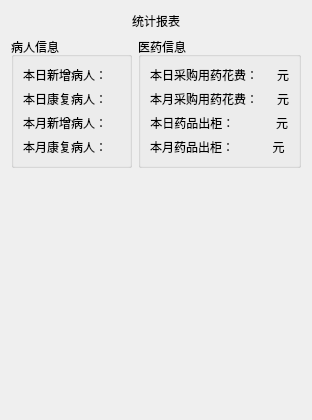
        <widget class="QWidget" name="page_6">
         <layout class="QVBoxLayout" name="verticalLayout_33">
          <item>
           <layout class="QHBoxLayout" name="horizontalLayout_36">
            <item>
             <spacer name="horizontalSpacer_17">
              <property name="orientation">
               <enum>Qt::Horizontal</enum>
              </property>
              <property name="sizeHint" stdset="0">
               <size>
                <width>40</width>
                <height>20</height>
               </size>
              </property>
             </spacer>
            </item>
            <item>
             <widget class="QLabel" name="label_19">
              <property name="text">
               <string>统计报表</string>
              </property>
             </widget>
            </item>
            <item>
             <spacer name="horizontalSpacer_18">
              <property name="orientation">
               <enum>Qt::Horizontal</enum>
              </property>
              <property name="sizeHint" stdset="0">
               <size>
                <width>40</width>
                <height>20</height>
               </size>
              </property>
             </spacer>
            </item>
           </layout>
          </item>
          <item>
           <layout class="QHBoxLayout" name="horizontalLayout_44">
            <item>
             <widget class="QGroupBox" name="groupBox_3">
              <property name="title">
               <string>病人信息</string>
              </property>
              <layout class="QVBoxLayout" name="verticalLayout_31">
               <item>
                <layout class="QHBoxLayout" name="horizontalLayout_37">
                 <item>
                  <widget class="QLabel" name="label_20">
                   <property name="text">
                    <string>本日新增病人：</string>
                   </property>
                   <property name="alignment">
                    <set>Qt::AlignCenter</set>
                   </property>
                  </widget>
                 </item>
                 <item>
                  <widget class="QLabel" name="todayInNum_LB">
                   <property name="text">
                    <string/>
                   </property>
                   <property name="alignment">
                    <set>Qt::AlignCenter</set>
                   </property>
                  </widget>
                 </item>
                </layout>
               </item>
               <item>
                <layout class="QHBoxLayout" name="horizontalLayout_38">
                 <item>
                  <widget class="QLabel" name="label_22">
                   <property name="text">
                    <string>本日康复病人：</string>
                   </property>
                   <property name="alignment">
                    <set>Qt::AlignCenter</set>
                   </property>
                  </widget>
                 </item>
                 <item>
                  <widget class="QLabel" name="todayOutNum_LB">
                   <property name="text">
                    <string/>
                   </property>
                   <property name="alignment">
                    <set>Qt::AlignCenter</set>
                   </property>
                  </widget>
                 </item>
                </layout>
               </item>
               <item>
                <layout class="QHBoxLayout" name="horizontalLayout_39">
                 <item>
                  <widget class="QLabel" name="label_24">
                   <property name="text">
                    <string>本月新增病人：</string>
                   </property>
                   <property name="alignment">
                    <set>Qt::AlignCenter</set>
                   </property>
                  </widget>
                 </item>
                 <item>
                  <widget class="QLabel" name="monthInNum_LB">
                   <property name="text">
                    <string/>
                   </property>
                   <property name="alignment">
                    <set>Qt::AlignCenter</set>
                   </property>
                  </widget>
                 </item>
                </layout>
               </item>
               <item>
                <layout class="QHBoxLayout" name="horizontalLayout_40">
                 <item>
                  <widget class="QLabel" name="label_26">
                   <property name="text">
                    <string>本月康复病人：</string>
                   </property>
                   <property name="alignment">
                    <set>Qt::AlignCenter</set>
                   </property>
                  </widget>
                 </item>
                 <item>
                  <widget class="QLabel" name="monthOutNum_LB">
                   <property name="text">
                    <string/>
                   </property>
                   <property name="alignment">
                    <set>Qt::AlignCenter</set>
                   </property>
                  </widget>
                 </item>
                </layout>
               </item>
              </layout>
             </widget>
            </item>
            <item>
             <widget class="QGroupBox" name="groupBox_4">
              <property name="title">
               <string>医药信息</string>
              </property>
              <layout class="QVBoxLayout" name="verticalLayout_32">
               <item>
                <layout class="QHBoxLayout" name="horizontalLayout_42">
                 <item>
                  <widget class="QLabel" name="label_31">
                   <property name="text">
                    <string>本日采购用药花费：</string>
                   </property>
                   <property name="alignment">
                    <set>Qt::AlignCenter</set>
                   </property>
                  </widget>
                 </item>
                 <item>
                  <widget class="QLabel" name="todayMedicineInCost_LB">
                   <property name="text">
                    <string/>
                   </property>
                   <property name="alignment">
                    <set>Qt::AlignCenter</set>
                   </property>
                  </widget>
                 </item>
                 <item>
                  <widget class="QLabel" name="label_33">
                   <property name="text">
                    <string>元</string>
                   </property>
                   <property name="alignment">
                    <set>Qt::AlignCenter</set>
                   </property>
                  </widget>
                 </item>
                </layout>
               </item>
               <item>
                <layout class="QHBoxLayout" name="horizontalLayout_83">
                 <item>
                  <widget class="QLabel" name="label_60">
                   <property name="text">
                    <string>本月采购用药花费：</string>
                   </property>
                   <property name="alignment">
                    <set>Qt::AlignCenter</set>
                   </property>
                  </widget>
                 </item>
                 <item>
                  <widget class="QLabel" name="monthMedicineInCost_LB">
                   <property name="text">
                    <string/>
                   </property>
                   <property name="alignment">
                    <set>Qt::AlignCenter</set>
                   </property>
                  </widget>
                 </item>
                 <item>
                  <widget class="QLabel" name="label_64">
                   <property name="text">
                    <string>元</string>
                   </property>
                   <property name="alignment">
                    <set>Qt::AlignCenter</set>
                   </property>
                  </widget>
                 </item>
                </layout>
               </item>
               <item>
                <layout class="QHBoxLayout" name="horizontalLayout_43">
                 <item>
                  <widget class="QLabel" name="label_34">
                   <property name="text">
                    <string>本日药品出柜：    </string>
                   </property>
                   <property name="alignment">
                    <set>Qt::AlignCenter</set>
                   </property>
                  </widget>
                 </item>
                 <item>
                  <widget class="QLabel" name="todayMedicineOutCost_LB">
                   <property name="text">
                    <string/>
                   </property>
                   <property name="alignment">
                    <set>Qt::AlignCenter</set>
                   </property>
                  </widget>
                 </item>
                 <item>
                  <widget class="QLabel" name="label_36">
                   <property name="text">
                    <string>元</string>
                   </property>
                   <property name="alignment">
                    <set>Qt::AlignCenter</set>
                   </property>
                  </widget>
                 </item>
                </layout>
               </item>
               <item>
                <layout class="QHBoxLayout" name="horizontalLayout_84">
                 <item>
                  <widget class="QLabel" name="label_65">
                   <property name="text">
                    <string>本月药品出柜：</string>
                   </property>
                   <property name="alignment">
                    <set>Qt::AlignLeading|Qt::AlignLeft|Qt::AlignVCenter</set>
                   </property>
                  </widget>
                 </item>
                 <item>
                  <widget class="QLabel" name="monthMedicineOutCost_LB">
                   <property name="text">
                    <string/>
                   </property>
                   <property name="alignment">
                    <set>Qt::AlignCenter</set>
                   </property>
                  </widget>
                 </item>
                 <item>
                  <widget class="QLabel" name="label_67">
                   <property name="text">
                    <string>元</string>
                   </property>
                   <property name="alignment">
                    <set>Qt::AlignCenter</set>
                   </property>
                  </widget>
                 </item>
                </layout>
               </item>
              </layout>
             </widget>
            </item>
           </layout>
          </item>
          <item>
           <spacer name="verticalSpacer_7">
            <property name="orientation">
             <enum>Qt::Vertical</enum>
            </property>
            <property name="sizeHint" stdset="0">
             <size>
              <width>20</width>
              <height>241</height>
             </size>
            </property>
           </spacer>
          </item>
         </layout>
        </widget>
